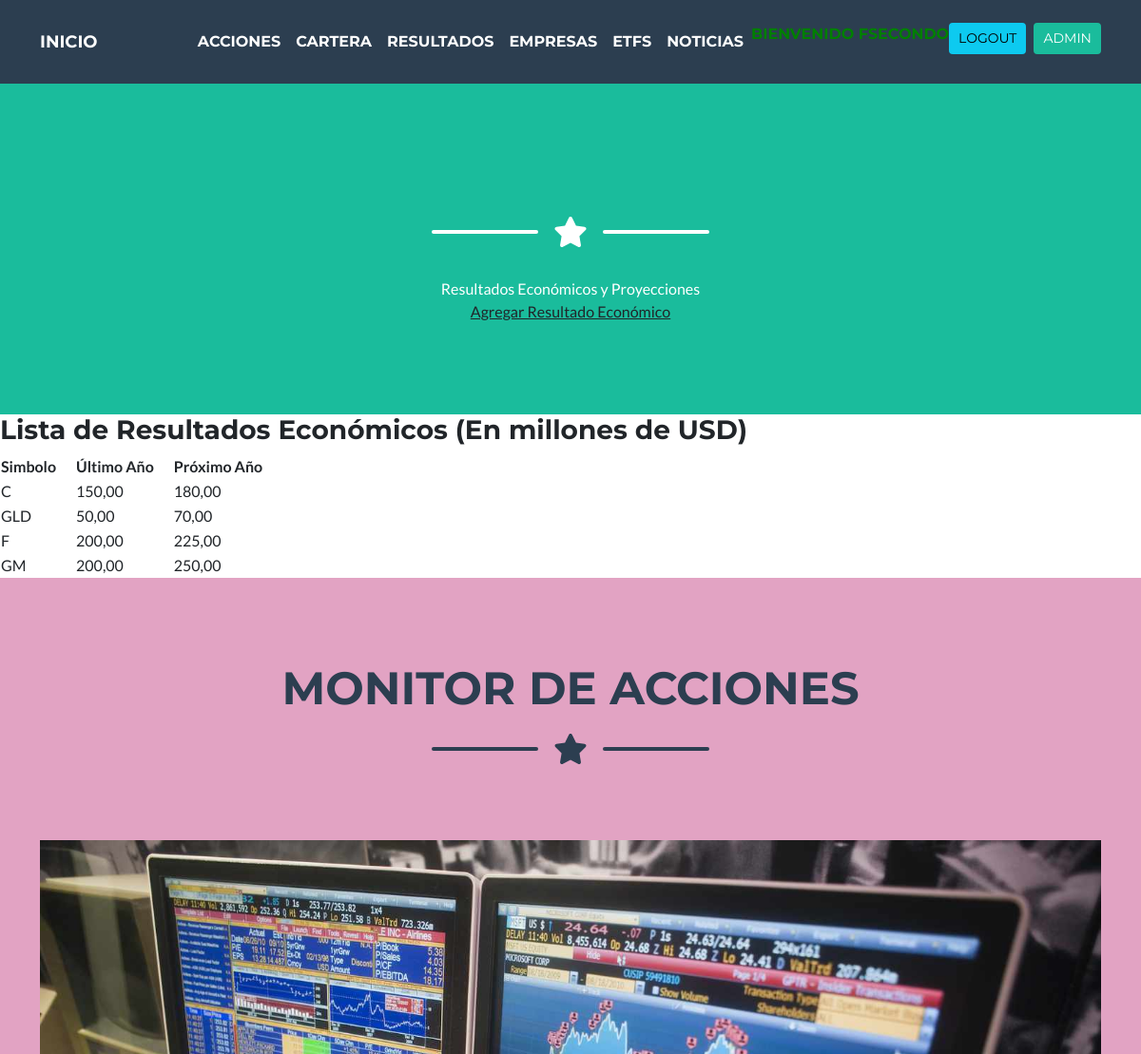
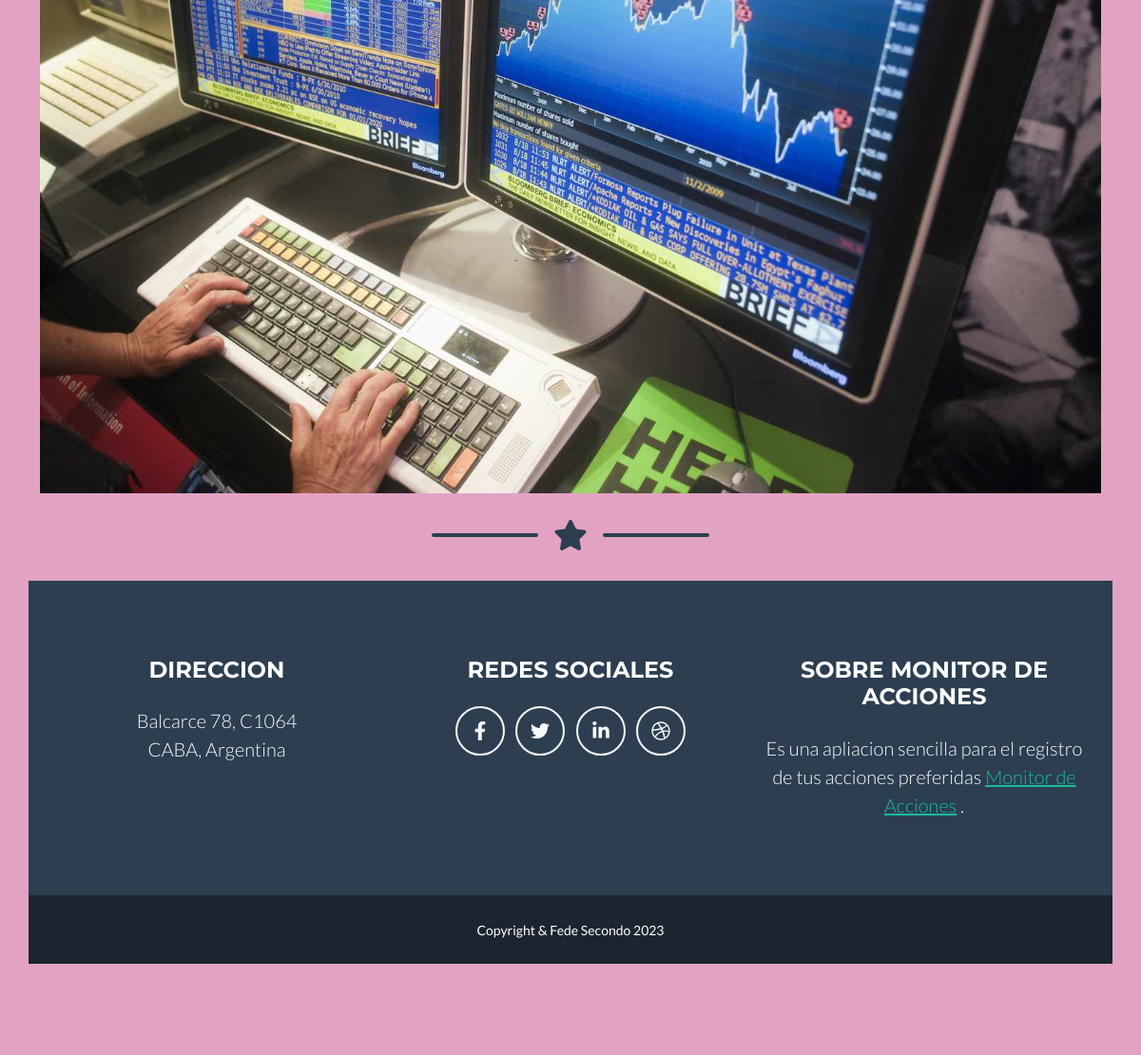
Page /acciones/resultados/ (signed in) on the committed database (2 pictures, top to bottom).
### acciones/models.py (models this page shows, shortened)
class ResultadoEconomico(models.Model):
    accion_comprada = models.OneToOneField(CompraAccion, on_delete=models.CASCADE)
    resultado_ultimo_anio = models.DecimalField(max_digits=10, decimal_places=2)
    proyeccion_proximo_anio = models.DecimalField(max_digits=10, decimal_places=2)

class CompraAccion(models.Model):
    usuario = models.ForeignKey(settings.AUTH_USER_MODEL, on_delete=models.CASCADE)
    simbolo = models.CharField(max_length=10)
    cantidad = models.PositiveIntegerField()
    precio = models.PositiveIntegerField(default=1)
    fecha_compra = models.DateField()

### acciones/views.py (the view)
# urls.py: path('resultados/', lista_resultados_economicos, name='lista_resultados'),
@login_required
def lista_resultados_economicos(request):
    resultados = ResultadoEconomico.objects.all()
    return render(request, 'acciones/lista_resultados_economicos.html', {'resultados': resultados})

### acciones/templates/acciones/lista_resultados_economicos.html (shortened to what this page needs)
{% extends 'acciones/base.html' %}
{% load static %}
{% block cabecera %}
    Resultados Económicos y Proyecciones
    <a href="{% url 'agregar_resultado' %}" class="enlace-agregar text-dark">Agregar Resultado Económico</a>
{% endblock cabecera %}
{% block contenido %}
    <h3>Lista de Resultados Económicos (En millones de USD)</h3>
    <table class="compras-table">
        <thead>
            <tr>
                <th style="padding-right: 20px;">Simbolo</th>
                <th style="padding-right: 20px;">Último Año</th>
                <th style="padding-right: 20px;">Próximo Año</th>
            </tr>
        </thead>
        <tbody>
            {% for resultado in resultados %}
            <tr>
                <td>{{ resultado.accion_comprada.simbolo }}</td>
                <td>{{ resultado.resultado_ultimo_anio }}</td>
                <td>{{ resultado.proyeccion_proximo_anio }}</td>
            </tr>
            {% endfor %}
        </tbody>
    </table>
{% endblock contenido %}

### acciones/templates/acciones/base.html (shortened to what this page needs)
<!DOCTYPE html>
<html lang="en">
<head>
    {% load static %}
    <link href="https://cdn.jsdelivr.net/npm/bootstrap-icons@1.5.0/font/bootstrap-icons.css" rel="stylesheet" type="text/css" />
    <link rel="stylesheet" href="https://cdnjs.cloudflare.com/ajax/libs/font-awesome/6.4.0/css/all.min.css">
    <link href="{% static 'acciones/css/styles.css' %}" rel="stylesheet" />
</head>
<body id="page-top">
    <nav class="navbar navbar-expand-lg bg-secondary text-uppercase fixed-top" id="mainNav">
        <div class="container">
            <a class="navbar-brand" href="{% url 'inicio' %}" style="font-size: 18px;">Inicio</a>
            <div class="collapse navbar-collapse" id="navbarResponsive">
                <ul class="navbar-nav ms-auto">
                    {% if user.is_authenticated %}
                        <li class="nav-item"><a class="nav-link btn-sm" href="{% url 'lista_acciones' %}">Acciones</a></li>
                        <li class="nav-item"><a class="nav-link btn-sm" href="{% url 'lista_compras' %}">Cartera</a></li>
                        <li class="nav-item"><a class="nav-link btn-sm" href="{% url 'lista_resultados' %}">Resultados</a></li>
                        <li class="nav-item"><a class="nav-link btn-sm" href="{% url 'lista_ceos' %}">Empresas</a></li>
                        <li class="nav-item"><a class="nav-link btn-sm" href="{% url 'lista_etfs' %}">ETFs</a></li>
                        <li class="nav-item"><a class="nav-link btn-sm" href="{% url 'lista_bkn' %}">Noticias</a></li>
                        <li class="nav-item"><span style="color:green">Bienvenido {{ user.username|upper }}</span></li>
                        <li class="nav-item"><a class="btn btn-sm btn-info me-2" href="{% url 'logout' %}">Logout</a></li>
                        <li class="nav-item"><a class="btn btn-sm btn-primary" href="{% url 'admin:index' %}">Admin</a></li>
                    {% else %}
                        <li class="nav-item"><a class="btn btn-sm btn-info me-2" href="{% url 'register' %}">Registro</a></li>
                        <li class="nav-item"><a class="btn btn-sm btn-info me-2" href="{% url 'login' %}">Login</a></li>
                    {% endif %}
                </ul>
            </div>
        </div>
    </nav>
        <header class="masthead bg-primary text-white text-center">
            <div class="container d-flex align-items-center flex-column">
                <div class="divider-custom divider-light">
                    <div class="divider-custom-line"></div>
                    <div class="divider-custom-icon"><i class="fas fa-star"></i></div>
                    <div class="divider-custom-line"></div>
                </div>
                {% block cabecera %}{% endblock cabecera %}
            </div>
        </header>
        {% block contenido %}
        {%endblock contenido %}
        <section class="page-section portfolio" id="portfolio">
            <div class="container">
                <h2 class="page-section-heading text-center text-uppercase text-secondary mb-0">Monitor de Acciones</h2>
                <div class="divider-custom">
                    <div class="divider-custom-line"></div>
                    <div class="divider-custom-icon"><i class="fas fa-star"></i></div>
                    <div class="divider-custom-line"></div>
                </div>
                <div class="row justify-content-center">
                    <img class="img-fluid" src="{% static 'acciones/assets/img/portfolio/bloomberg.jpg'%}" alt="..." />
                <div class="divider-custom">
                    <div class="divider-custom-line"></div>
                    <div class="divider-custom-icon"><i class="fas fa-star"></i></div>
                    <div class="divider-custom-line"></div>
                </div>
        <footer class="footer text-center">
            <div class="container">
                <div class="row">
                    <div class="col-lg-4 mb-5 mb-lg-0">
                        <h4 class="text-uppercase mb-4">Direccion</h4>
                        <p class="lead mb-0">
                            Balcarce 78, C1064
                            <br />
                            CABA, Argentina
                        </p>
                    </div>
                    <div class="col-lg-4 mb-5 mb-lg-0">
                        <h4 class="text-uppercase mb-4">Redes Sociales</h4>
                        <a class="btn btn-outline-light btn-social mx-1" href="#!"><i class="fab fa-fw fa-facebook-f"></i></a>
                        <a class="btn btn-outline-light btn-social mx-1" href="#!"><i class="fab fa-fw fa-twitter"></i></a>
                        <a class="btn btn-outline-light btn-social mx-1" href="#!"><i class="fab fa-fw fa-linkedin-in"></i></a>
                        <a class="btn btn-outline-light btn-social mx-1" href="#!"><i class="fab fa-fw fa-dribbble"></i></a>
                    </div>
                    <div class="col-lg-4">
                        <h4 class="text-uppercase mb-4">Sobre Monitor de Acciones</h4>
                        <p class="lead mb-0">
                            Es una apliacion sencilla para el registro de tus acciones preferidas
                            <a href="https://www.google.com/finance/?hl=es">Monitor de Acciones</a>
                            .
                        </p>
                    </div>
                </div>
            </div>
        </footer>
        <div class="copyright py-4 text-center text-white">
            <div class="container"><small>Copyright & Fede Secondo 2023</small></div>
        </div>
    </body>
</html>

### acciones/templates/acciones/base.html (style rules this page uses)
.page-section.portfolio { background-color: rgb(226, 163, 195); }

### rows in the picture
ResultadoEconomico: accion_comprada.simbolo "C", resultado_ultimo_anio "150,00", proyeccion_proximo_anio "180,00"
ResultadoEconomico: accion_comprada.simbolo "GLD", resultado_ultimo_anio "50,00", proyeccion_proximo_anio "70,00"
ResultadoEconomico: accion_comprada.simbolo "F", resultado_ultimo_anio "200,00", proyeccion_proximo_anio "225,00"
ResultadoEconomico: accion_comprada.simbolo "GM", resultado_ultimo_anio "200,00", proyeccion_proximo_anio "250,00"

### other values in the picture
{{ user.username|upper }} "FSECONDO"
